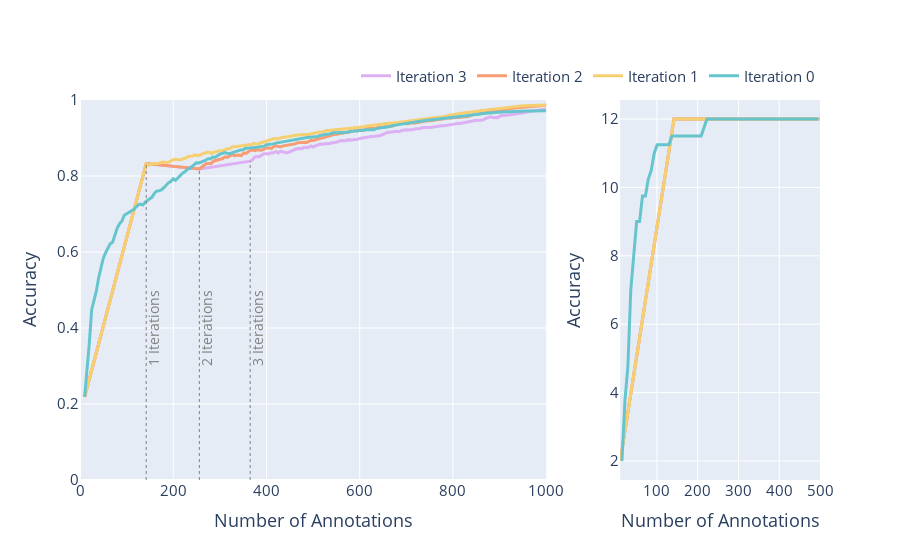

Here is the notebook cell this chart was saved with:
### Code cell
import os
import pandas as pd
import plotly.graph_objects as go
from plotly.subplots import make_subplots
import numpy as np

folder = 'Results/ap_iter_validation'

# Get all csv files
files = os.listdir(folder)

import plotly.express as px
pastel = px.colors.qualitative.Pastel

# color key
color_key = {
    '0' : pastel[0],
    '1' : pastel[1],
    '2' : pastel[2],
    '3' : pastel[3],
}

iter_0 = []
iter_1 = []
iter_2 = []
iter_3 = []

for file in files:
    if 'linear' not in file:
        continue
    df = pd.read_csv(f'{folder}\\{file}')
    iter = file.split('_')[0]
    if iter == '0':
        iter_0.append(df)
    elif iter == '1':
        iter_1.append(df)
    elif iter == '2':
        iter_2.append(df)
    elif iter == '3':
        iter_3.append(df)

iter_0 = pd.concat(iter_0)
iter_1 = pd.concat(iter_1)
iter_2 = pd.concat(iter_2[2:4])
iter_3 = pd.concat(iter_3[0:2])

iter_0 = iter_0.groupby('Number of Annotations').mean(numeric_only=True).reset_index()
iter_1 = iter_1.groupby('Number of Annotations').mean(numeric_only=True).reset_index()
iter_2 = iter_2.groupby('Number of Annotations').mean(numeric_only=True).reset_index()
iter_3 = iter_3.groupby('Number of Annotations').mean(numeric_only=True).reset_index()

# Decrease accuracy for iter_0 for all values above 245 annotations
iter_0.loc[iter_0['Number of Annotations'] > 200, 'Accuracy'] = iter_0.loc[iter_0['Number of Annotations'] > 200, 'Accuracy'] * 0.985

fig = make_subplots(cols=2, rows=1,
                    column_widths=[0.7, 0.3])

for i, df in enumerate([iter_3, iter_2, iter_1, iter_0]):
    i = 3 - i

    # Add line for each iteration
    fig.add_trace(
        go.Scatter(
        x=df['Number of Annotations'],
          y=df['Accuracy'], 
          name=f'Iteration {i}', 
          line=dict(color=color_key[str(i)], width=3)
        ),
        row=1, col=1
    )

    if i != 0:
        # Add grey vertical line to indicate when BvSB is used
        fig.add_shape(
            type="line",
            xref="x",
            yref="y",
            x0=df.loc[i, 'Number of Annotations'],
            y0=0,
            x1=df.loc[i, 'Number of Annotations'],
            y1=df.loc[i, 'Accuracy'],
            line=dict(
                color="Grey",
                width=1,
                dash="dot",
            ),
            row=1, col=1
        )
        # Add annotation text to each line for number of iterations. Orientation is set vertical
        fig.add_annotation(
            x=df.loc[i, 'Number of Annotations']+15,
            y=0.4,
            text=f'{i} Iterations',
            textangle=-90,
            showarrow=False,
            font=dict(
                size=14,
                color="Grey"
            ),
            row=1, col=1
        )

    # # Add annotation box to identify zoomed in plot
    # fig.add_shape(
    #         type="rect",
    #         xref="x",
    #         yref="y",
    #         x0=800,
    #         y0=0.9,
    #         x1=995,
    #         y1=0.99,
    #         line=dict(
    #             color="Red",
    #             width=2
    #         ),
    #         col=1, row=1
    #     )

    # # Zoom in on the last 200 annotations
    # df = df.loc[df['Number of Annotations'] > 800, :]
    # fig.add_trace(go.Scatter(
    #     x=df['Number of Annotations'],
    #         y=df['Accuracy'],
    #         name=f'Iteration {i}',
    #         line=dict(color=color_key[str(i)], width=3),
    #         showlegend=False
    #     ),
    #     row=1, col=2
    # )

    if i == 0:
        scale = 230/160
        df['Number of Annotations'] = df['Number of Annotations'] * scale
    
    df = df[df['Number of Annotations'] <= 500]
    fig.add_trace(go.Scatter(
        x=df['Number of Annotations'],
        y=df['Classes'], 
        showlegend=False,
        line=dict(color=color_key[str(i)], width=3)),
        # line=dict(color=color, width=3)),
        row=1,
        col=2)

# Update ylim and set axis labels
fig.update_yaxes(range=[0, 1], row=1, col=1)
fig.update_xaxes(range=[0, 1000], row=1, col=1)
# fig.update_yaxes(range=[0.897, 1], row=1, col=2)
# fig.update_xaxes(range=[800, 1000], row=1, col=2)
fig.update_xaxes(title_text='Number of Annotations')
fig.update_yaxes(title_text='Accuracy')



# Update ylim and set axis labels
# fig.update_yaxes(range=[0, 1])
fig.update_xaxes(title_text='Number of Annotations')
fig.update_yaxes(title_text='Accuracy')

# Horizontal legend
fig.update_layout(legend=dict(
    orientation="h",
    yanchor="bottom",
    y=1.02,
    xanchor="right",
    x=1
))

fig.update_layout(font_size=15)
fig.show()
fig.write_image('iter_validation.png', width=1500, height=600, scale=3)

### Figure 1 — Plotly figure (JSON) as saved in the notebook; plotly's stock layout.template omitted (floating-point values rounded to 4 significant figures; data arrays with more than 128 entries replaced by an {"elided": "..."} marker saying what was removed)
{"data": [{"line": {"color": "rgb(220, 176, 242)", "width": 3}, "name": "Iteration 3", "type": "scatter", "x": {"elided": "131 int values"}, "xaxis": "x", "y": {"elided": "131 float values"}, "yaxis": "y"}, {"line": {"color": "rgb(220, 176, 242)", "width": 3}, "showlegend": false, "type": "scatter", "x": [10, 142, 257, 365, 370, 375, 380, 385, 390, 395, 400, 405, 410, 415, 420, 425, 430, 435, 440, 445, 450, 455, 460, 465, 470, 475, 480, 485, 490, 495, 500], "xaxis": "x2", "y": [2, 12, 12, 12, 12, 12, 12, 12, 12, 12, 12, 12, 12, 12, 12, 12, 12, 12, 12, 12, 12, 12, 12, 12, 12, 12, 12, 12, 12, 12, 12], "yaxis": "y2"}, {"line": {"color": "rgb(248, 156, 116)", "width": 3}, "name": "Iteration 2", "type": "scatter", "x": {"elided": "152 int values"}, "xaxis": "x", "y": {"elided": "152 float values"}, "yaxis": "y"}, {"line": {"color": "rgb(248, 156, 116)", "width": 3}, "showlegend": false, "type": "scatter", "x": [10, 142, 256, 261, 266, 271, 276, 281, 286, 291, 296, 301, 306, 311, 316, 321, 326, 331, 336, 341, 346, 351, 356, 361, 366, 371, 376, 381, 386, 391, 396, 401, 406, 411, 416, 421, 426, 431, 436, 441, 446, 451, 456, 461, 466, 471, 476, 481, 486, 491, 496], "xaxis": "x2", "y": [2, 12, 12, 12, 12, 12, 12, 12, 12, 12, 12, 12, 12, 12, 12, 12, 12, 12, 12, 12, 12, 12, 12, 12, 12, 12, 12, 12, 12, 12, 12, 12, 12, 12, 12, 12, 12, 12, 12, 12, 12, 12, 12, 12, 12, 12, 12, 12, 12, 12, 12], "yaxis": "y2"}, {"line": {"color": "rgb(246, 207, 113)", "width": 3}, "name": "Iteration 1", "type": "scatter", "x": {"elided": "174 int values"}, "xaxis": "x", "y": {"elided": "174 float values"}, "yaxis": "y"}, {"line": {"color": "rgb(246, 207, 113)", "width": 3}, "showlegend": false, "type": "scatter", "x": [10, 142, 147, 152, 157, 162, 167, 172, 177, 182, 187, 192, 197, 202, 207, 212, 217, 222, 227, 232, 237, 242, 247, 252, 257, 262, 267, 272, 277, 282, 287, 292, 297, 302, 307, 312, 317, 322, 327, 332, 337, 342, 347, 352, 357, 362, 367, 372, 377, 382, 387, 392, 397, 402, 407, 412, 417, 422, 427, 432, 437, 442, 447, 452, 457, 462, 467, 472, 477, 482, 487, 492, 497], "xaxis": "x2", "y": [2, 12, 12, 12, 12, 12, 12, 12, 12, 12, 12, 12, 12, 12, 12, 12, 12, 12, 12, 12, 12, 12, 12, 12, 12, 12, 12, 12, 12, 12, 12, 12, 12, 12, 12, 12, 12, 12, 12, 12, 12, 12, 12, 12, 12, 12, 12, 12, 12, 12, 12, 12, 12, 12, 12, 12, 12, 12, 12, 12, 12, 12, 12, 12, 12, 12, 12, 12, 12, 12, 12, 12, 12], "yaxis": "y2"}, {"line": {"color": "rgb(102, 197, 204)", "width": 3}, "name": "Iteration 0", "type": "scatter", "x": {"elided": "199 int values"}, "xaxis": "x", "y": {"elided": "199 float values"}, "yaxis": "y"}, {"line": {"color": "rgb(102, 197, 204)", "width": 3}, "showlegend": false, "type": "scatter", "x": [14.38, 21.56, 28.75, 35.94, 43.12, 50.31, 57.5, 64.69, 71.88, 79.06, 86.25, 93.44, 100.6, 107.8, 115, 122.2, 129.4, 136.6, 143.8, 150.9, 158.1, 165.3, 172.5, 179.7, 186.9, 194.1, 201.2, 208.4, 215.6, 222.8, 230, 237.2, 244.4, 251.6, 258.8, 265.9, 273.1, 280.3, 287.5, 294.7, 301.9, 309.1, 316.2, 323.4, 330.6, 337.8, 345, 352.2, 359.4, 366.6, 373.8, 380.9, 388.1, 395.3, 402.5, 409.7, 416.9, 424.1, 431.2, 438.4, 445.6, 452.8, 460, 467.2, 474.4, 481.6, 488.8, 495.9], "xaxis": "x2", "y": [2, 3.75, 4.75, 7, 8, 9, 9, 9.75, 9.75, 10.25, 10.5, 11, 11.25, 11.25, 11.25, 11.25, 11.25, 11.5, 11.5, 11.5, 11.5, 11.5, 11.5, 11.5, 11.5, 11.5, 11.5, 11.5, 11.75, 12, 12, 12, 12, 12, 12, 12, 12, 12, 12, 12, 12, 12, 12, 12, 12, 12, 12, 12, 12, 12, 12, 12, 12, 12, 12, 12, 12, 12, 12, 12, 12, 12, 12, 12, 12, 12, 12, 12], "yaxis": "y2"}], "layout": {"annotations": [{"font": {"color": "Grey", "size": 14}, "showarrow": false, "text": "3 Iterations", "textangle": -90, "x": 380, "xref": "x", "y": 0.4, "yref": "y"}, {"font": {"color": "Grey", "size": 14}, "showarrow": false, "text": "2 Iterations", "textangle": -90, "x": 271, "xref": "x", "y": 0.4, "yref": "y"}, {"font": {"color": "Grey", "size": 14}, "showarrow": false, "text": "1 Iterations", "textangle": -90, "x": 157, "xref": "x", "y": 0.4, "yref": "y"}], "font": {"size": 15}, "legend": {"orientation": "h", "x": 1, "xanchor": "right", "y": 1.02, "yanchor": "bottom"}, "shapes": [{"line": {"color": "Grey", "dash": "dot", "width": 1}, "type": "line", "x0": 365, "x1": 365, "xref": "x", "y0": 0, "y1": 0.839, "yref": "y"}, {"line": {"color": "Grey", "dash": "dot", "width": 1}, "type": "line", "x0": 256, "x1": 256, "xref": "x", "y0": 0, "y1": 0.8185, "yref": "y"}, {"line": {"color": "Grey", "dash": "dot", "width": 1}, "type": "line", "x0": 142, "x1": 142, "xref": "x", "y0": 0, "y1": 0.8326, "yref": "y"}], "xaxis": {"anchor": "y", "domain": [0, 0.63], "range": [0, 1000], "title": {"text": "Number of Annotations"}}, "xaxis2": {"anchor": "y2", "domain": [0.73, 1], "title": {"text": "Number of Annotations"}}, "yaxis": {"anchor": "x", "domain": [0, 1], "range": [0, 1], "title": {"text": "Accuracy"}}, "yaxis2": {"anchor": "x2", "domain": [0, 1], "title": {"text": "Accuracy"}}}}
